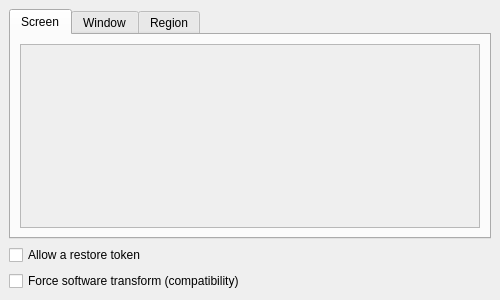
<?xml version="1.0" encoding="UTF-8"?>
<ui version="4.0">
 <class>MainPicker</class>
 <widget class="QMainWindow" name="MainPicker">
  <property name="geometry">
   <rect>
    <x>0</x>
    <y>0</y>
    <width>500</width>
    <height>300</height>
   </rect>
  </property>
  <property name="sizePolicy">
   <sizepolicy hsizetype="Expanding" vsizetype="Expanding">
    <horstretch>0</horstretch>
    <verstretch>0</verstretch>
   </sizepolicy>
  </property>
  <property name="minimumSize">
   <size>
    <width>500</width>
    <height>290</height>
   </size>
  </property>
  <property name="maximumSize">
   <size>
    <width>1280</width>
    <height>800</height>
   </size>
  </property>
  <property name="windowTitle">
   <string>Select what to share</string>
  </property>
  <widget class="QWidget" name="centralwidget">
   <property name="sizePolicy">
    <sizepolicy hsizetype="Expanding" vsizetype="Expanding">
     <horstretch>0</horstretch>
     <verstretch>0</verstretch>
    </sizepolicy>
   </property>
   <property name="minimumSize">
    <size>
     <width>0</width>
     <height>0</height>
    </size>
   </property>
   <property name="maximumSize">
    <size>
     <width>1280</width>
     <height>800</height>
    </size>
   </property>
   <layout class="QVBoxLayout" name="verticalLayout_2">
    <item>
     <layout class="QVBoxLayout" name="verticalLayout">
      <item>
       <widget class="QTabWidget" name="tabWidget">
        <property name="sizePolicy">
         <sizepolicy hsizetype="Expanding" vsizetype="Expanding">
          <horstretch>0</horstretch>
          <verstretch>0</verstretch>
         </sizepolicy>
        </property>
        <property name="minimumSize">
         <size>
          <width>0</width>
          <height>0</height>
         </size>
        </property>
        <property name="maximumSize">
         <size>
          <width>16777215</width>
          <height>16777215</height>
         </size>
        </property>
        <property name="focusPolicy">
         <enum>Qt::StrongFocus</enum>
        </property>
        <property name="toolTip">
         <string/>
        </property>
        <property name="tabPosition">
         <enum>QTabWidget::North</enum>
        </property>
        <property name="currentIndex">
         <number>0</number>
        </property>
        <widget class="QWidget" name="screens">
         <property name="sizePolicy">
          <sizepolicy hsizetype="Expanding" vsizetype="Expanding">
           <horstretch>0</horstretch>
           <verstretch>0</verstretch>
          </sizepolicy>
         </property>
         <property name="layoutDirection">
          <enum>Qt::LeftToRight</enum>
         </property>
         <attribute name="title">
          <string>Screen</string>
         </attribute>
         <layout class="QGridLayout" name="gridLayout_2">
          <item row="0" column="0">
           <widget class="QScrollArea" name="scrollArea">
            <property name="sizePolicy">
             <sizepolicy hsizetype="Expanding" vsizetype="Expanding">
              <horstretch>0</horstretch>
              <verstretch>0</verstretch>
             </sizepolicy>
            </property>
            <property name="focusPolicy">
             <enum>Qt::NoFocus</enum>
            </property>
            <property name="horizontalScrollBarPolicy">
             <enum>Qt::ScrollBarAlwaysOff</enum>
            </property>
            <property name="sizeAdjustPolicy">
             <enum>QAbstractScrollArea::AdjustIgnored</enum>
            </property>
            <property name="widgetResizable">
             <bool>true</bool>
            </property>
            <property name="alignment">
             <set>Qt::AlignLeading|Qt::AlignLeft|Qt::AlignTop</set>
            </property>
            <widget class="QWidget" name="scrollAreaWidgetContents">
             <property name="enabled">
              <bool>true</bool>
             </property>
             <property name="geometry">
              <rect>
               <x>0</x>
               <y>0</y>
               <width>410</width>
               <height>18</height>
              </rect>
             </property>
             <property name="sizePolicy">
              <sizepolicy hsizetype="Ignored" vsizetype="Maximum">
               <horstretch>0</horstretch>
               <verstretch>0</verstretch>
              </sizepolicy>
             </property>
             <property name="minimumSize">
              <size>
               <width>0</width>
               <height>0</height>
              </size>
             </property>
             <property name="maximumSize">
              <size>
               <width>16777215</width>
               <height>16777215</height>
              </size>
             </property>
             <property name="focusPolicy">
              <enum>Qt::NoFocus</enum>
             </property>
             <layout class="QVBoxLayout" name="screensScrollAreaLayout">
              <property name="spacing">
               <number>6</number>
              </property>
              <property name="sizeConstraint">
               <enum>QLayout::SetDefaultConstraint</enum>
              </property>
             </layout>
            </widget>
           </widget>
          </item>
         </layout>
        </widget>
        <widget class="QWidget" name="windows">
         <property name="sizePolicy">
          <sizepolicy hsizetype="Expanding" vsizetype="Expanding">
           <horstretch>0</horstretch>
           <verstretch>0</verstretch>
          </sizepolicy>
         </property>
         <attribute name="title">
          <string>Window</string>
         </attribute>
         <layout class="QGridLayout" name="gridLayout_3">
          <item row="0" column="0">
           <widget class="QScrollArea" name="scrollArea_2">
            <property name="focusPolicy">
             <enum>Qt::NoFocus</enum>
            </property>
            <property name="horizontalScrollBarPolicy">
             <enum>Qt::ScrollBarAlwaysOff</enum>
            </property>
            <property name="widgetResizable">
             <bool>true</bool>
            </property>
            <property name="alignment">
             <set>Qt::AlignLeading|Qt::AlignLeft|Qt::AlignTop</set>
            </property>
            <widget class="QWidget" name="scrollAreaWidgetContents_2">
             <property name="geometry">
              <rect>
               <x>0</x>
               <y>0</y>
               <width>410</width>
               <height>18</height>
              </rect>
             </property>
             <property name="sizePolicy">
              <sizepolicy hsizetype="Ignored" vsizetype="Maximum">
               <horstretch>0</horstretch>
               <verstretch>0</verstretch>
              </sizepolicy>
             </property>
             <property name="minimumSize">
              <size>
               <width>0</width>
               <height>0</height>
              </size>
             </property>
             <property name="focusPolicy">
              <enum>Qt::NoFocus</enum>
             </property>
             <layout class="QVBoxLayout" name="windowsScrollAreaLayout"/>
            </widget>
           </widget>
          </item>
         </layout>
        </widget>
        <widget class="QWidget" name="region">
         <property name="sizePolicy">
          <sizepolicy hsizetype="Expanding" vsizetype="Expanding">
           <horstretch>0</horstretch>
           <verstretch>0</verstretch>
          </sizepolicy>
         </property>
         <property name="maximumSize">
          <size>
           <width>16777215</width>
           <height>16777215</height>
          </size>
         </property>
         <property name="layoutDirection">
          <enum>Qt::LeftToRight</enum>
         </property>
         <property name="autoFillBackground">
          <bool>false</bool>
         </property>
         <attribute name="title">
          <string>Region</string>
         </attribute>
         <layout class="QGridLayout" name="gridLayout">
          <property name="sizeConstraint">
           <enum>QLayout::SetDefaultConstraint</enum>
          </property>
         </layout>
        </widget>
       </widget>
      </item>
      <item>
       <widget class="QCheckBox" name="checkBox">
        <property name="focusPolicy">
         <enum>Qt::ClickFocus</enum>
        </property>
        <property name="toolTip">
         <string>By selecting this, the application will be given a restore token that it can use to skip prompting you next time. 
Only select if you trust the application.</string>
        </property>
        <property name="layoutDirection">
         <enum>Qt::LeftToRight</enum>
        </property>
        <property name="text">
         <string>Allow a restore token</string>
        </property>
       </widget>
      </item>
      <item>
       <widget class="QCheckBox" name="forceTransform">
        <property name="toolTip">
         <string>Enable for applications that ignore monitor rotation. (e.g. Discord)</string>
        </property>
        <property name="text">
         <string>Force software transform (compatibility)</string>
        </property>
       </widget>
      </item>
     </layout>
    </item>
   </layout>
  </widget>
 </widget>
 <tabstops>
  <tabstop>tabWidget</tabstop>
 </tabstops>
 <resources/>
 <connections/>
</ui>
